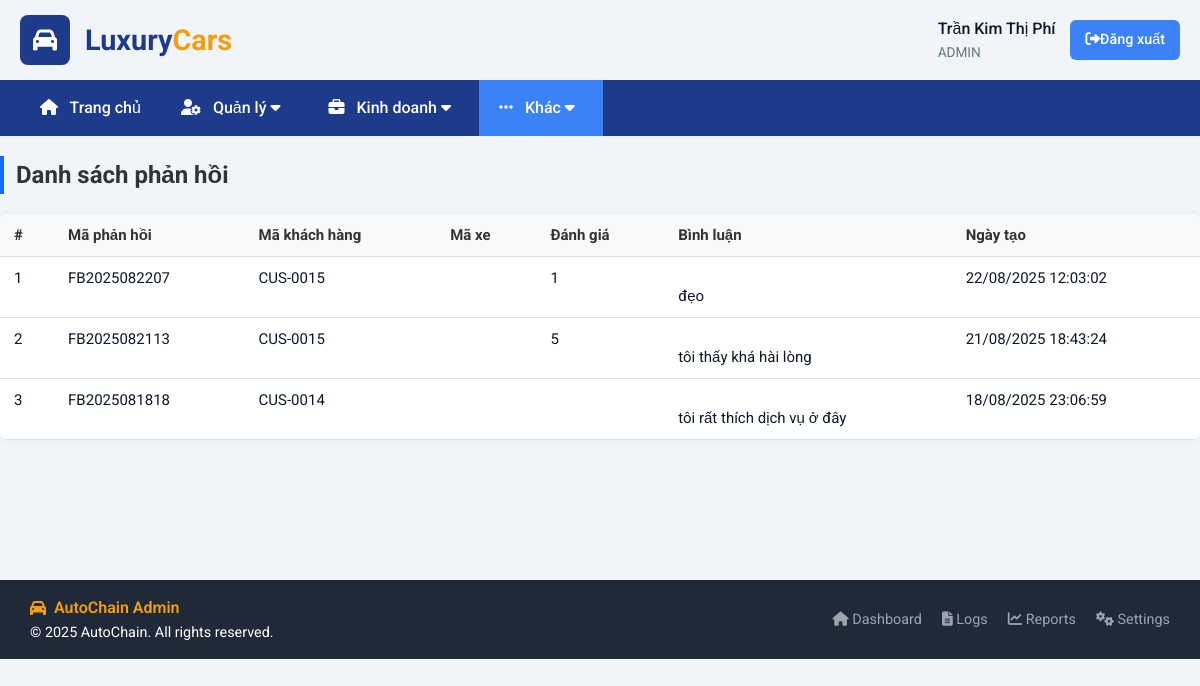
The page /admin/logs.php (signed in) on the database its author committed.
### tables this page shows
CREATE TABLE `users` (
  `user_code` varchar(20) NOT NULL,
  `username` varchar(50) NOT NULL,
  `email` varchar(120) NOT NULL,
  `password_hash` varchar(255) NOT NULL,
  `full_name` varchar(150) DEFAULT NULL,
  `role` enum('ADMIN','CUSTOMER') NOT NULL DEFAULT 'CUSTOMER',
  `customer_code` varchar(15) DEFAULT NULL,
  `is_active` tinyint(4) NOT NULL DEFAULT 1,
  `created_at` datetime NOT NULL DEFAULT current_timestamp(),
  `id` int(10) UNSIGNED NOT NULL
);

CREATE TABLE `customer_feedback` (
  `feedback_no` varchar(12) NOT NULL,
  `customer_code` varchar(15) NOT NULL,
  `car_code` varchar(12) DEFAULT NULL,
  `rating` tinyint(4) DEFAULT NULL,
  `comment` text DEFAULT NULL,
  `created_at` datetime NOT NULL DEFAULT current_timestamp()
);

### admin/logs.php (the view, shortened to what this page needs)
<?php
include 'header.php';
function e($v) {
    return htmlspecialchars($v ?? '', ENT_QUOTES | ENT_SUBSTITUTE, 'UTF-8');
}
function fmtDate($s) {
    return $s ? date('d/m/Y H:i:s', strtotime($s)) : '';
}
$limit = 9;
$page = (isset($_GET['page']) && is_numeric($_GET['page'])) ? (int)$_GET['page'] : 1;
$offset = ($page - 1) * $limit;
$sql = "
    SELECT
        feedback_no, customer_code, car_code, rating, comment, created_at
    FROM customer_feedback
    ORDER BY created_at DESC
    LIMIT $limit OFFSET $offset
";
$result = $conn->query($sql);
?>
<head>
    <link rel="stylesheet" href="https://cdnjs.cloudflare.com/ajax/libs/font-awesome/6.4.0/css/all.min.css">
    <link rel="stylesheet" href="logs.css">
</head>
<h2>Danh sách phản hồi</h2>
<table class="table table-bordered table-hover">
    <thead class="table-light">
        <tr>
            <th>#</th>
            <th>Mã phản hồi</th>
            <th>Mã khách hàng</th>
            <th>Mã xe</th>
            <th>Đánh giá</th>
            <th>Bình luận</th>
            <th>Ngày tạo</th>
        </tr>
    </thead>
    <tbody>
        <?php if ($result && $result->num_rows > 0): $i = $offset + 1; ?>
            <?php while ($row = $result->fetch_assoc()): ?>
                <tr>
                    <td><?= $i++ ?></td>
                    <td><?= e($row['feedback_no']) ?></td>
                    <td><?= e($row['customer_code']) ?></td>
                    <td><?= e($row['car_code']) ?></td>
                    <td><?= e((string)($row['rating'] ?? '')) ?></td>
                    <td style="max-width: 250px; overflow-wrap: break-word;">
                        <?= nl2br(e($row['comment'])) ?>
                    </td>
                    <td><?= fmtDate($row['created_at'] ?? null) ?></td>
                </tr>
            <?php endwhile; ?>
        <?php else: ?>
            <tr><td colspan="7" class="text-center text-muted">Không có dữ liệu phản hồi.</td></tr>
        <?php endif; ?>
    </tbody>
</table>
<?php include 'footer.php'; ?>

### admin/header.php (shortened to what this page needs)
<?php
include '../connect.php';
$user_code = $_SESSION['user_code'] ?? null;
$user = null;
if ($user_code) {
    $sql = "SELECT full_name, role FROM users WHERE user_code = ?";
    $stmt = $conn->prepare($sql);
    $stmt->bind_param("s", $user_code);
    $stmt->execute();
    $result = $stmt->get_result();
    $user = $result->fetch_assoc();
}
?>
<head>
    <link rel="stylesheet" href="admin.css">
    <link rel="stylesheet" href="https://cdnjs.cloudflare.com/ajax/libs/font-awesome/6.4.0/css/all.min.css">
</head>
        <div class="container">
            <div class="header-top">
                <div class="logo">
                    <div style="background-color: var(--primary); width: 50px; height: 50px; border-radius: 8px; display: flex; align-items: center; justify-content: center; margin-right: 15px;">
                        <i class="fas fa-car" style="color: white; font-size: 24px;"></i>
                    </div>
                    <h1>Luxury<span>Cars</span></h1>
                </div>
                <div class="user-info">
                    <div class="user-details">
                        <h3><?= htmlspecialchars($user['full_name']) ?></h3>
                        <p><?= htmlspecialchars($user['role']) ?></p>
                    </div>
                    <a href="../Taikhoan/dangxuat.php" class="logout-btn"><i class="fas fa-sign-out-alt"></i>Đăng xuất</a>
                </div>
            </div>
        </div>
       <nav>
            <div class="container">
                <ul class="nav-menu">
                    <?php
                        $current_page = basename($_SERVER['PHP_SELF']);
                    ?>
                    <li><a href="index.php" class="<?php echo $current_page == 'index.php' ? 'active' : ''; ?>"><i class="fas fa-home"></i> Trang chủ</a></li>
                    <li class="dropdown">
                        <a href="#"class="<?php echo in_array($current_page, ['manage_users.php', 'customers.php', 'brands.php']) ? 'active' : ''; ?>"><i class="fas fa-user-cog"></i> Quản lý <i class="fas fa-caret-down"></i></a>
                    </li>
                    <li class="dropdown">
                        <a href="#"class="<?php echo in_array($current_page, ['xe.php', 'invoices.php', 'appointments.php', 'service_dashboard.php']) ? 'active' : ''; ?>"><i class="fas fa-briefcase"></i> Kinh doanh <i class="fas fa-caret-down"></i></a>
                    </li>
                    <li class="dropdown">
                        <a href="#"class="<?php echo in_array($current_page, ['reports.php', 'logs.php', 'contact_messages.php']) ? 'active' : ''; ?>"><i class="fas fa-ellipsis-h"></i> Khác <i class="fas fa-caret-down"></i></a>
                    </li>
                </ul>
            </div>
        </nav>

### admin/admin.css (style rules this page uses)
* { margin: 0; padding: 0; box-sizing: border-box; }
.container { width: 100%; max-width: 1400px; margin: 0 auto; padding: 0 20px; }

### admin/logs.css (style rules this page uses)
table.table { width: 100%; border-collapse: collapse; margin-top: 20px; background-color: #fff; border-radius: 8px; overflow: hidden; box-shadow: 0 0 6px rgba(0, 0, 0, 0.05); font-size: 15px; margin-bottom: 100px; }
.table thead { background-color: #f8f9fa; color: #333; }
.table th, .table td { padding: 12px 14px; text-align: left; vertical-align: top; border-bottom: 1px solid #e0e0e0; }
.table td { max-width: 250px; word-wrap: break-word; white-space: pre-line; }
h2 { font-size: 24px; margin-top: 20px; color: #333; border-left: 4px solid #0d6efd; padding-left: 12px; }

### admin/header.php (style rules this page uses)
.logout-btn { margin-left: 15px; padding: 8px 15px; background: var(--secondary); color: white; border-radius: 6px; text-decoration: none; font-size: 0.9rem; font-weight: 500; transition: 0.3s; }
.header-top { display: flex; justify-content: space-between; align-items: center; padding: 15px 0; }
.logo { display: flex; align-items: center; }
.logo h1 { font-size: 1.8rem; color: var(--primary); font-weight: 700; }
.logo span { color: var(--accent); }
.user-info { display: flex; align-items: center; }
.user-details h3 { font-size: 1rem; font-weight: 500; }
.user-details p { font-size: 0.85rem; color: var(--gray); }
nav { background-color: var(--primary); padding: 0; }
.nav-menu { display: flex; list-style: none; }
.nav-menu li { position: relative; }
.nav-menu a { display: block; padding: 15px 20px; color: white; text-decoration: none; font-weight: 500; transition: all 0.3s ease; }
.nav-menu a.active { background-color: var(--secondary); }
.nav-menu a i { margin-right: 8px; }

### admin/logs.php (style rules this page uses)
table.table { width: 100%; border-collapse: collapse; margin-top: 20px; background-color: #fff; border-radius: 8px; overflow: hidden; box-shadow: 0 0 6px rgba(0, 0, 0, 0.05); font-size: 15px; margin-bottom: 140px; }
.table thead { background-color: #f8f9fa; color: #333; }
.table th, .table td { padding: 12px 14px; text-align: left; vertical-align: top; }
.table td { max-width: 250px; word-wrap: break-word; white-space: pre-line; }
h2 { font-size: 24px; margin-top: 20px; color: #333; border-left: 4px solid #0d6efd; padding-left: 12px; }

### rows shown on the page
users: full_name "Trần Kim Thị Phí", role "ADMIN"
customer_feedback: feedback_no "FB2025082207", customer_code "CUS-0015", rating "1", comment "đẹo", created_at "22/08/2025 12:03:02"
customer_feedback: feedback_no "FB2025082113", customer_code "CUS-0015", rating "5", comment "tôi thấy khá hài lòng", created_at "21/08/2025 18:43:24"
customer_feedback: feedback_no "FB2025081818", customer_code "CUS-0014", comment "tôi rất thích dịch vụ ở đây", created_at "18/08/2025 23:06:59"
